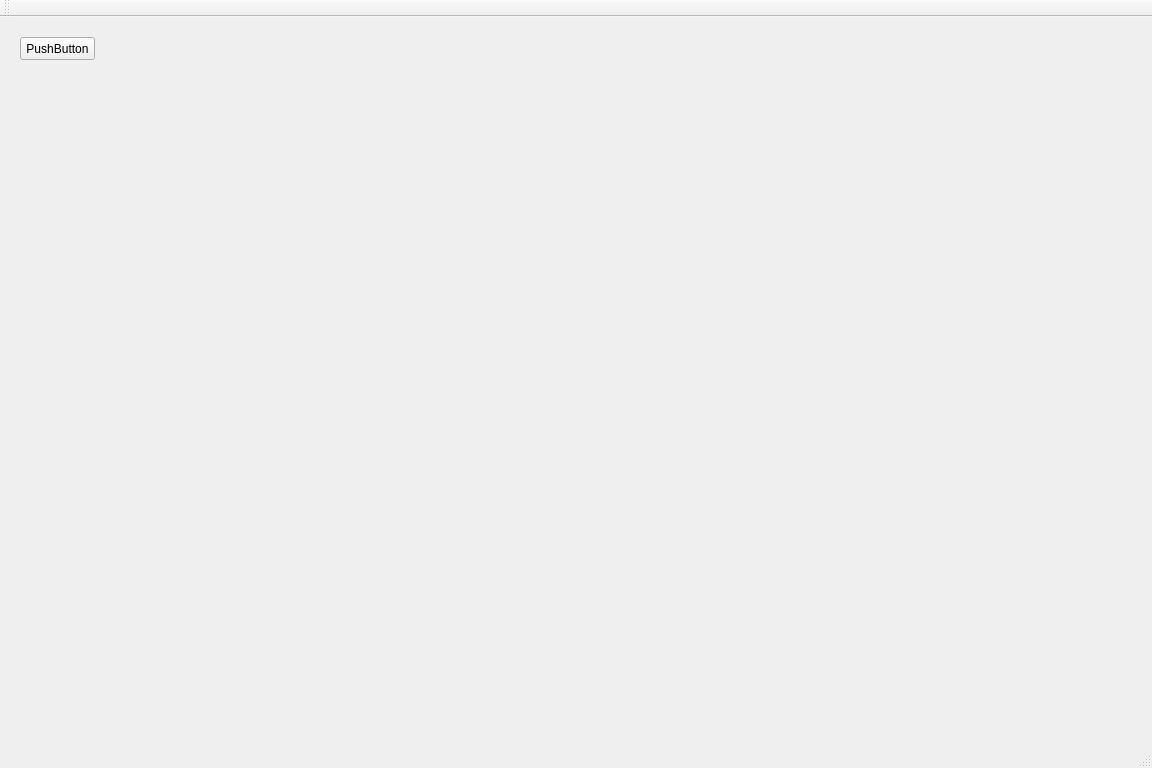
<?xml version="1.0" encoding="UTF-8"?>
<ui version="4.0">
 <class>CVisualAccumulatorDlgClass</class>
 <widget class="QMainWindow" name="CVisualAccumulatorDlgClass">
  <property name="windowModality">
   <enum>Qt::ApplicationModal</enum>
  </property>
  <property name="geometry">
   <rect>
    <x>0</x>
    <y>0</y>
    <width>1152</width>
    <height>768</height>
   </rect>
  </property>
  <property name="windowTitle">
   <string>CVisualAccumulatorDlg</string>
  </property>
  <widget class="QWidget" name="centralWidget">
   <widget class="QPushButton" name="pushButton">
    <property name="geometry">
     <rect>
      <x>20</x>
      <y>20</y>
      <width>75</width>
      <height>23</height>
     </rect>
    </property>
    <property name="text">
     <string>PushButton</string>
    </property>
   </widget>
  </widget>
  <widget class="QMenuBar" name="menuBar">
   <property name="geometry">
    <rect>
     <x>0</x>
     <y>0</y>
     <width>1152</width>
     <height>23</height>
    </rect>
   </property>
  </widget>
  <widget class="QToolBar" name="mainToolBar">
   <attribute name="toolBarArea">
    <enum>TopToolBarArea</enum>
   </attribute>
   <attribute name="toolBarBreak">
    <bool>false</bool>
   </attribute>
  </widget>
  <widget class="QStatusBar" name="statusBar"/>
 </widget>
 <layoutdefault spacing="6" margin="11"/>
 <resources>
  <include location="VisualAccumulatorDlg.qrc"/>
 </resources>
 <connections>
  <connection>
   <sender>pushButton</sender>
   <signal>clicked()</signal>
   <receiver>CVisualAccumulatorDlgClass</receiver>
   <slot>OnClickedButtonPrint()</slot>
   <hints>
    <hint type="sourcelabel">
     <x>51</x>
     <y>67</y>
    </hint>
    <hint type="destinationlabel">
     <x>51</x>
     <y>109</y>
    </hint>
   </hints>
  </connection>
 </connections>
 <slots>
  <slot>OnClickedButtonPrint()</slot>
 </slots>
</ui>
